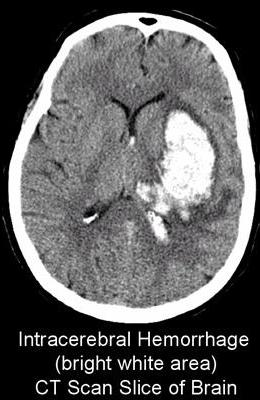
%> input picture egr150/ctscan/CT_scan02.JPG, 260 x 400 px
$ octave ctscan.m   (GNU Octave 9; MATLAB toolbox functions it lacks are replaced by stand-ins)
%> lines starting %> are read from the running program, lines starting %| are printed output that depends on the picture
clear;clc

catscan=imread('CT_scan02.jpg');
%> catscan is the input picture: size 400x260x3 uint8; mean R, G, B 96.8, 96.7, 96.9
imshow(catscan);

imtool(catscan);
[r c]=size(catscan);
%> r = 400; c = 780
catscan(110:240,140:215,2)=0;
catscan(110:240,140:215,3)=0;

catscan(catscan>180)=255;
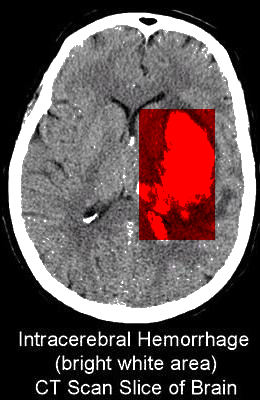
%> catscan: size 400x260x3 uint8; mean R, G, B 98.9, 81.8, 82
hem=catscan(110:240,140:215);
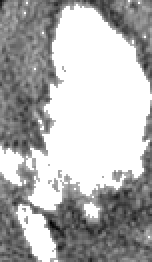
%> hem: size 131x76 uint8 (shown 2 times larger); min 0, max 255, mean 177.5

imshow(catscan)

$ run again, with egr150/ctscan/CT_scan01.JPG copied over egr150/ctscan/CT_scan02.JPG
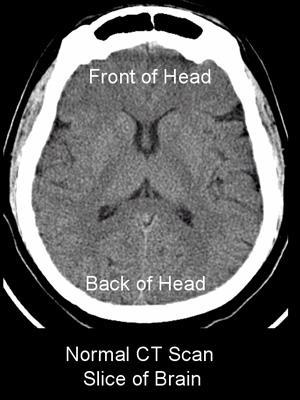
%> input picture egr150/ctscan/CT_scan01.JPG, 300 x 400 px
%> catscan is the input picture: size 400x300x3 uint8; mean R, G, B 89, 88.9, 89
%> `catscan(catscan>180)=255;`:
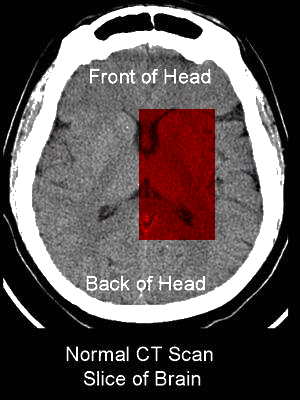
%> catscan: size 400x300x3 uint8; mean R, G, B 90.6, 81.3, 81.3
%> `hem=catscan(110:240,140:215);`:
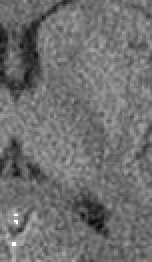
%> hem: size 131x76 uint8 (shown 2 times larger); min 4, max 255, mean 111.3

$ run again, with egr150/ctscan/CT_scan.JPG copied over egr150/ctscan/CT_scan02.JPG
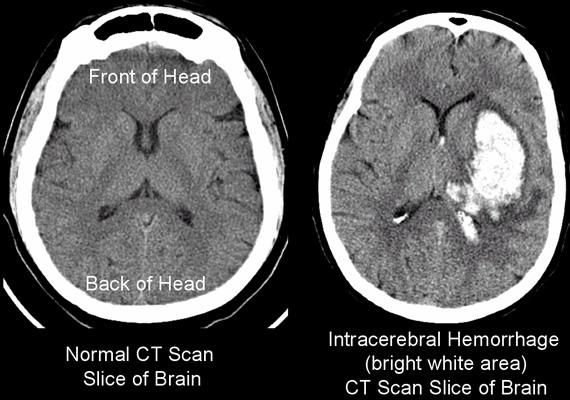
%> input picture egr150/ctscan/CT_scan.JPG, 570 x 400 px
%> catscan is the input picture: size 400x570x3 uint8; mean R, G, B 90.9, 90.8, 90.9
%> `catscan(catscan>180)=255;`:
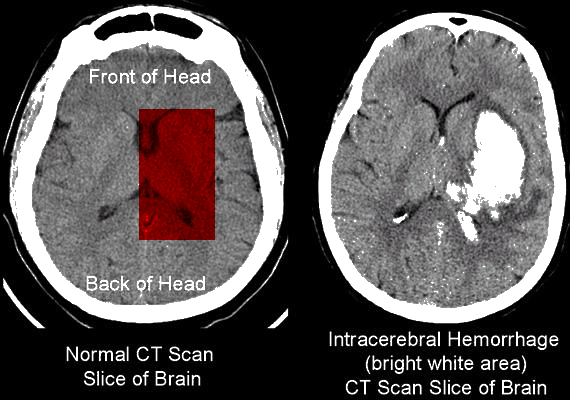
%> catscan: size 400x570x3 uint8; mean R, G, B 92.6, 87.7, 87.8
%> `hem=catscan(110:240,140:215);`:
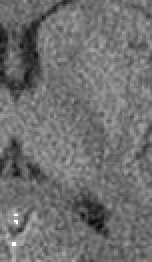
%> hem: size 131x76 uint8 (shown 2 times larger); min 4, max 255, mean 111.3
